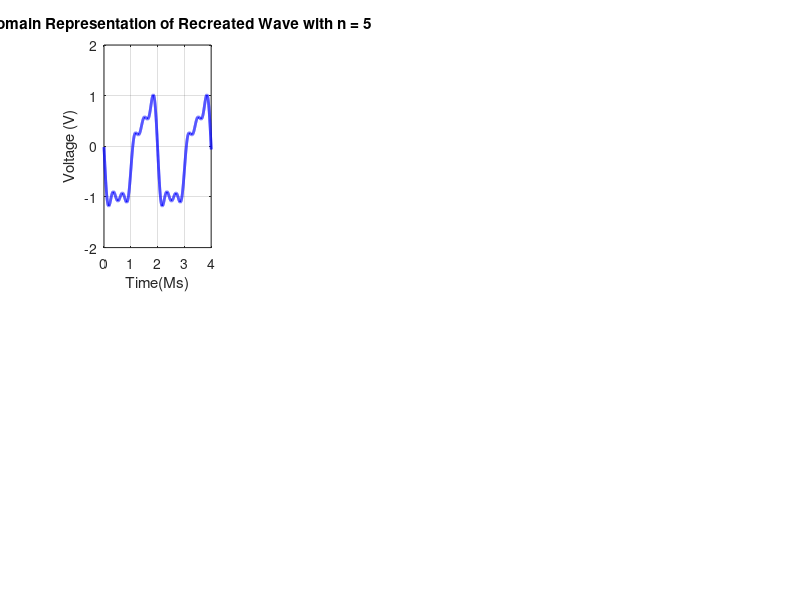

Write the MATLAB code that produced this figure. (Note: this script raises an error after producing the figure.)
fs = 1000;
f0= 0.5;
Ts= 1/fs;
dur = 1/f0 *1e3;
N= fs*dur;
t=0:Ts:(N-1)*Ts;
s1=0;
n=5;
for n = 1:1:n
    Aa=((1-(-1)^n)/((pi*n).^2));
    Ab=((((-1)^n)-2)/(pi*n));
    an= Aa.*cos(pi.*t*n);
    bn= Ab.*sin(pi.*t*n);
    s1=s1+an+bn;
end
a0 = -0.25;
s1=s1+a0;
xmin = 0;
xmax = 4;
ymin = -2;
ymax = 2;
figure
subplot(2,4,1);
plot(t,s1,'b-','linewidth',2)
axis([xmin xmax ymin ymax])
xlabel("Time(Ms)")
ylabel('Voltage (V)')
title("Time Domain Representation of Recreated Wave with n = 5")
grid on;
[freq, amp] = getSpectrum(s1,fs);
xmin = 0;
xmax = 7;
ymin = 0;
ymax = 1.5;
subplot(2,4,5);
plot(freq, amp,'b-','linewidth',2)
axis([xmin xmax ymin ymax])
xlabel("Frequency (kHz)")
ylabel("Voltage (V)")
title("Frequency Domain Representation of Recreated wave with n = 5")
grid on;
s1 = 0;
%subplot(2,4,2);
%plot(t,s1,'b-','linewidth',2);
